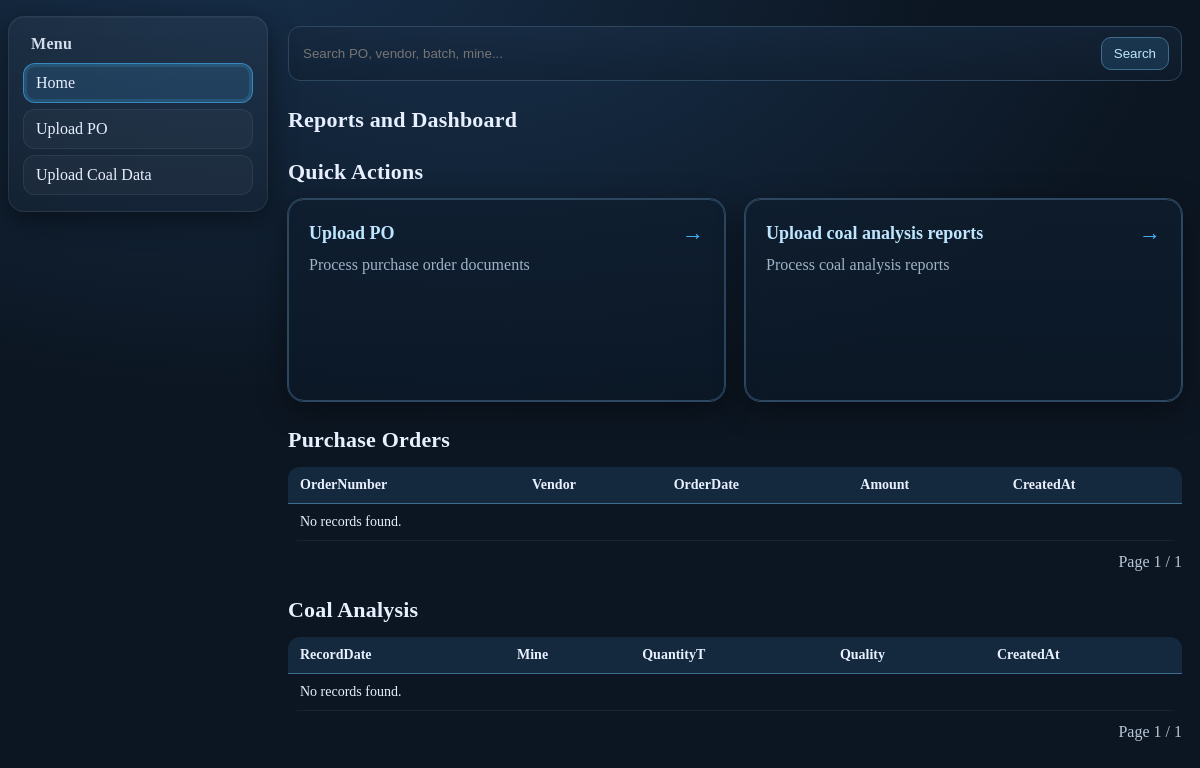
The app's page /, older data.
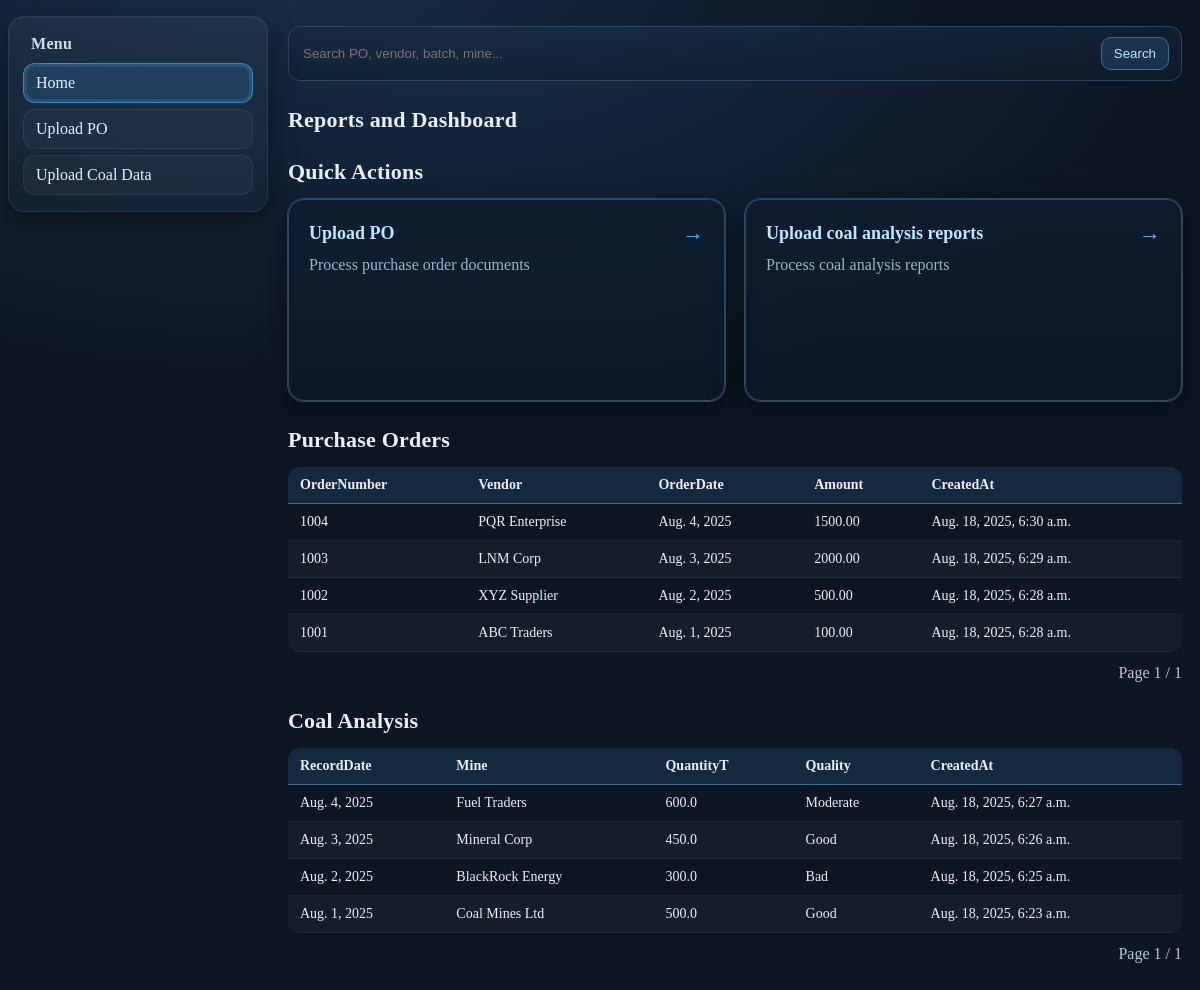
The same page, newer data.
### myapp/models.py (models this page shows, shortened)
class PurchaseOrder(models.Model):
    order_number = models.CharField(max_length=64)
    vendor       = models.CharField(max_length=128, blank=True)
    order_date   = models.DateField(null=True, blank=True)
    amount       = models.DecimalField(max_digits=12, decimal_places=2, null=True, blank=True)
    created_at   = models.DateTimeField(auto_now_add=True)

class CoalRecord(models.Model):
    record_date  = models.DateField()
    mine         = models.CharField(max_length=128, blank=True)
    quantity_t   = models.FloatField(null=True, blank=True)   # tons
    quality      = models.CharField(max_length=64, blank=True)
    created_at   = models.DateTimeField(auto_now_add=True)

### myapp/views.py (the view, shortened to what this page needs)
# urls.py: path("", views.home, name="home"),
def home(request):
    q = (request.GET.get("q") or "").strip()
    po_qs = PurchaseOrder.objects.all().order_by("-created_at")
    coal_qs = CoalRecord.objects.all().order_by("-created_at")
    po_page = Paginator(po_qs, 10).get_page(request.GET.get("po_page"))
    coal_page = Paginator(coal_qs, 10).get_page(request.GET.get("coal_page"))
    po_headers = ["order_number", "vendor", "order_date", "amount", "created_at"]
    coal_headers = ["record_date", "mine", "quantity_t", "quality", "created_at"]
    context = {
        "q": q,
        "po_page": po_page,
        "coal_page": coal_page,
        "po_headers": po_headers,
        "coal_headers": coal_headers,
    }
    return render(request, "myapp/index.html", context)

### myapp/templatetags/model_extras.py (called while the page is built)
@register.filter
def attr(obj, name):
    return getattr(obj, name)

### myapp/templates/myapp/index.html (shortened to what this page needs)
{% extends "myapp/base.html" %}
{% load static %}
{% load model_extras %}
{% block content %}
<div class="dash-bg">
  <form method="get" class="searchbar glass-card" style="margin-bottom:16px;">
    <input type="text" name="q" value="{{ q }}" placeholder="Search PO, vendor, batch, mine..." />
    <button type="submit">Search</button>
  </form>
  <h2 class="section-title">Reports and Dashboard</h2>
  <h2 class="section-title">Quick Actions</h2>
  <div class="card-grid three">
    <a class="qa-card" href="{% url 'upload_po' %}"><div class="qa-top"><h3>Upload PO</h3><span class="arrow">→</span></div><p>Process purchase order documents</p></a>
    <a class="qa-card" href="{% url 'upload_coal' %}"><div class="qa-top"><h3>Upload coal analysis reports</h3><span class="arrow">→</span></div><p>Process coal analysis reports</p></a>
  </div>
  <h2 class="section-title">Purchase Orders</h2>
  <div class="glass-card">
    <div class="table-wrap">
      <table class="data-table">
        <thead>
          <tr>
            {% for h in po_headers %}
              <th>{{ h|title|cut:"_" }}</th>
            {% endfor %}
          </tr>
        </thead>
        <tbody>
          {% for row in po_page %}
          <tr>
            {% for h in po_headers %}
              <td>{{ row|attr:h }}</td>
            {% endfor %}
          </tr>
          {% empty %}
          <tr><td colspan="{{ po_headers|length }}">No records found.</td></tr>
          {% endfor %}
        </tbody>
      </table>
    </div>
    <div class="pager">
      <span>Page {{ po_page.number }} / {{ po_page.paginator.num_pages }}</span>
    </div>
  </div>
  <h2 class="section-title">Coal Analysis</h2>
  <div class="glass-card">
    <div class="table-wrap">
      <table class="data-table">
        <thead>
          <tr>
            {% for h in coal_headers %}
              <th>{{ h|title|cut:"_" }}</th>
            {% endfor %}
          </tr>
        </thead>
        <tbody>
          {% for row in coal_page %}
          <tr>
            {% for h in coal_headers %}
              <td>{{ row|attr:h }}</td>
            {% endfor %}
          </tr>
          {% empty %}
          <tr><td colspan="{{ coal_headers|length }}">No records found.</td></tr>
          {% endfor %}
        </tbody>
      </table>
    </div>
    <div class="pager">
      <span>Page {{ coal_page.number }} / {{ coal_page.paginator.num_pages }}</span>
    </div>
  </div>
</div>
{% endblock %}

### myapp/templates/myapp/base.html (shortened to what this page needs)
{% load static %}
<!DOCTYPE html>
<html lang="en">
<head>
  <link rel="stylesheet" href="{% static 'myapp/css/app.css' %}">
</head>
<body class="dash-bg">
  <div class="layout">
    <aside class="sidebar">
      <div class="brand">Menu</div>
      <nav class="nav">
        <a class="nav-link {% if request.path == '/' %}active{% endif %}" href="{% url 'home' %}">Home</a>
        <a class="nav-link {% if request.path == '/upload_po/' %}active{% endif %}" href="{% url 'upload_po' %}">Upload PO</a>
        <a class="nav-link {% if request.path == '/upload_coal/' %}active{% endif %}" href="{% url 'upload_coal' %}">Upload Coal Data</a>
      </nav>
    </aside>
    <main class="content">
      {% block content %}{% endblock %}
    </main>
  </div>
</body>
</html>

### myapp/static/myapp/css/app.css (style rules this page uses)
:root { --panel:#132a3b; --stroke:#2d4761; --text:#e8f0ff; --muted:#9fb3c8; --accent:#49b7ff; --bg0:#0c1622; --bg1:#0f1e2d; --shadow: 0 8px 28px rgba(0,0,0,.45), inset 0 1px 0 rgba(255,255,255,.04); --radius:16px; }
.dash-bg { background: radial-gradient(1200px 800px at 20% -10%, #18314d 0%, #0c1622 60%), var(--bg0); color: var(--text); min-height: 100vh; -webkit-font-smoothing: antialiased; -moz-osx-font-smoothing: grayscale; }
.layout { display:grid; grid-template-columns: 260px 1fr; gap: 20px; align-items:start; }
.sidebar { position: sticky; top: 16px; height: fit-content; background: linear-gradient(180deg, rgba(255,255,255,.04), rgba(255,255,255,.02)); border: 1px solid rgba(255,255,255,.08); box-shadow: var(--shadow); border-radius: var(--radius); padding: 16px 14px; }
.brand { font-weight: 700; letter-spacing:.3px; margin: 2px 8px 10px; color: var(--text); opacity: .9; }
.nav { display: grid; gap: 6px; margin: 0; padding: 0; }
.nav-link { display:flex; align-items:center; gap:10px; text-decoration:none; color: var(--text); background: rgba(255,255,255,.03); border: 1px solid rgba(255,255,255,.07); border-radius: 12px; padding: 10px 12px; transition: transform .08s ease, background .2s ease, border-color .2s ease; }
.nav-link.active { background: rgba(73,183,255,.14); border-color: rgba(73,183,255,.6); box-shadow: 0 0 0 3px rgba(73,183,255,.16) inset; }
.content { padding: 18px 10px 32px 0; max-width: 1200px; }
.section-title { margin: 26px 0 14px; font-size: 22px; font-weight: 700; letter-spacing:.2px; color: var(--text); }
.card-grid.three { display: grid; grid-template-columns: repeat(auto-fit, minmax(260px, 1fr)); gap: 20px; }
.qa-card { display: flex; flex-direction: column; justify-content: space-between; min-height: 160px; padding: 20px; border: 1px solid var(--stroke); border-radius: 16px; background: linear-gradient(180deg, rgba(14,29,46,.7), rgba(11,24,39,.7)); text-decoration: none; color: var(--text); box-shadow: 0 0 0 1px var(--stroke), 0 8px 30px rgba(0,0,0,.45); transition: transform .25s ease, border-color .25s ease, box-shadow .25s ease; }
.qa-top { display: flex; align-items: center; justify-content: space-between; margin-bottom: 10px; }
.qa-card h3 { margin: 0; font-size: 18px; color: #bfe6ff; }
.qa-card p { margin: 0 0 12px; color: var(--muted); flex-grow: 1; }
.qa-card .arrow { font-size: 22px; color: var(--accent); }
.content a { color: #bfe2ff; text-decoration: none; }
.searchbar { display:flex; gap:10px; align-items:center; padding:10px 12px; border-radius:12px; border:1px solid var(--stroke); background: linear-gradient(180deg, rgba(23,41,63,.55), rgba(16,30,47,.55)); }
.searchbar input { flex:1; background:transparent; border:none; outline:none; color:var(--text); }
.searchbar button { border:1px solid #3e6e8f; background:rgba(73,183,255,.14); color:#bfe6ff; padding:8px 12px; border-radius:10px; cursor:pointer; }
.table-wrap { overflow:auto; border-radius:12px; }
.data-table { width:100%; border-collapse:separate; border-spacing:0; color:var(--text); font-size:14px; min-width:720px; }
.data-table thead th { background: rgba(73,183,255,.12); border-bottom:1px solid #3e6e8f; padding:10px 12px; text-align:left; position:sticky; top:0; }
.data-table tbody td { padding:10px 12px; border-bottom:1px solid rgba(255,255,255,.06); }
.data-table tbody tr:nth-child(even) { background: rgba(255,255,255,.03); }
.pager { display:flex; align-items:center; gap:12px; justify-content:flex-end; margin-top:12px; }
.pager span { color:#b8c7d6; }

Row changes from the older to the newer data that the page shows:
added PurchaseOrder: po_headers "1004" "PQR Enterprise" "Aug. 4, 2025" "1500.00" "Aug. 18, 2025, 6:30 a.m."
added PurchaseOrder: po_headers "1003" "LNM Corp" "Aug. 3, 2025" "2000.00" "Aug. 18, 2025, 6:29 a.m."
added PurchaseOrder: po_headers "1002" "XYZ Supplier" "Aug. 2, 2025" "500.00" "Aug. 18, 2025, 6:28 a.m."
added PurchaseOrder: po_headers "1001" "ABC Traders" "Aug. 1, 2025" "100.00" "Aug. 18, 2025, 6:28 a.m."
added CoalRecord: coal_headers "Aug. 4, 2025" "Fuel Traders" "600.0" "Moderate" "Aug. 18, 2025, 6:27 a.m."
added CoalRecord: coal_headers "Aug. 3, 2025" "Mineral Corp" "450.0" "Good" "Aug. 18, 2025, 6:26 a.m."
added CoalRecord: coal_headers "Aug. 2, 2025" "BlackRock Energy" "300.0" "Bad" "Aug. 18, 2025, 6:25 a.m."
added CoalRecord: coal_headers "Aug. 1, 2025" "Coal Mines Ltd" "500.0" "Good" "Aug. 18, 2025, 6:23 a.m."
Text that changed along with them:
text no longer shown: "No records found. No records found."
